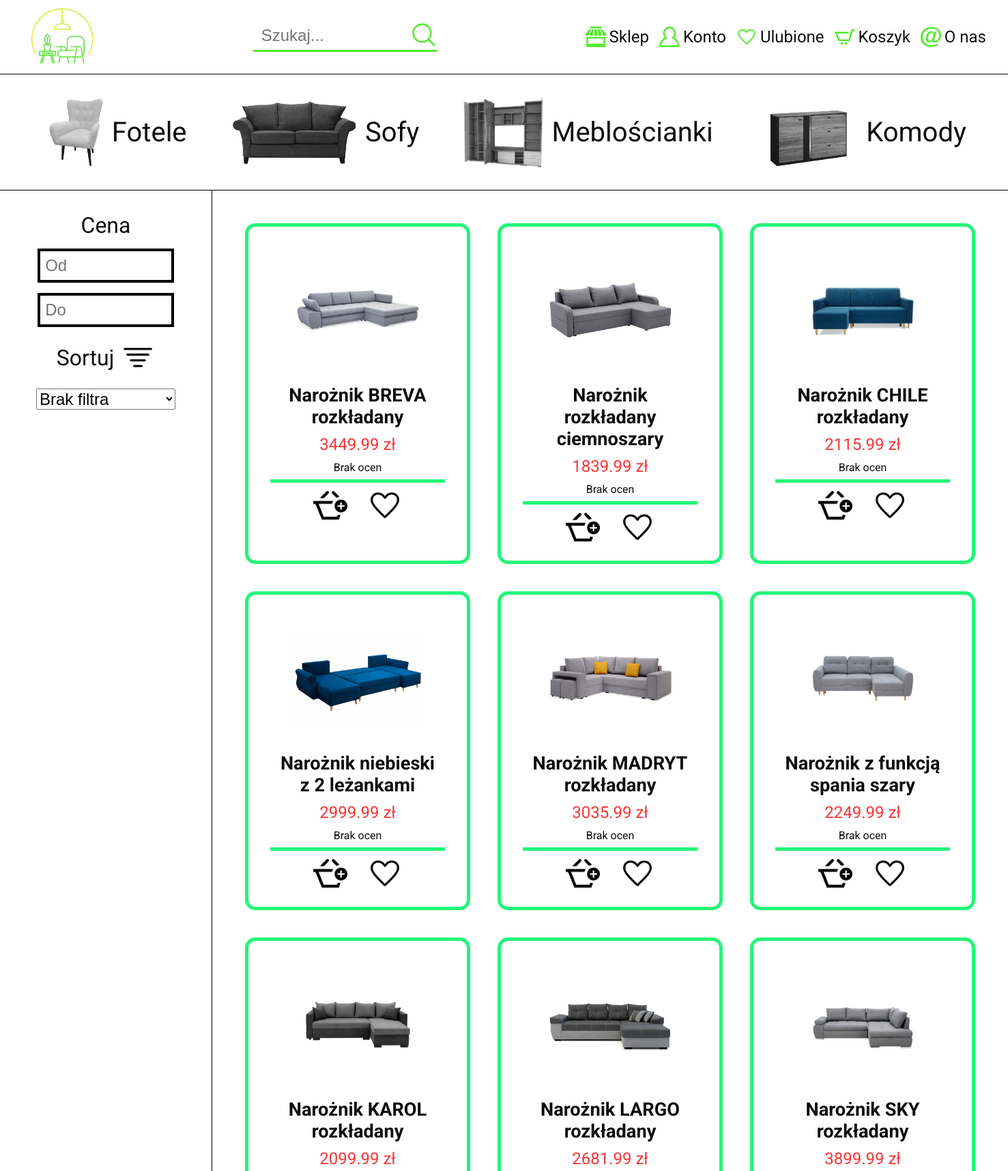
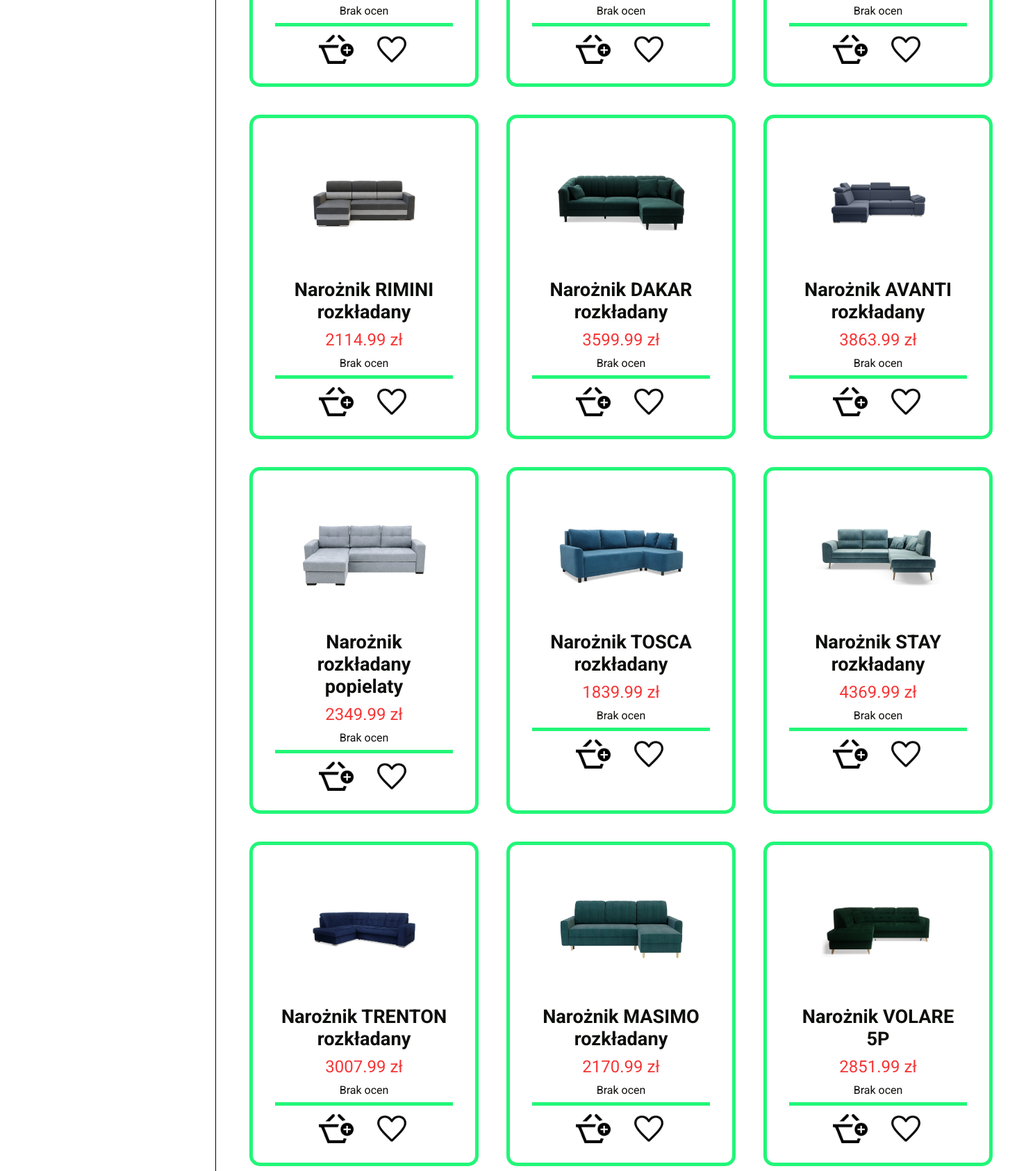
Page /sklep?kat=kanapy (upper part) on the committed database (2 pictures, top to bottom).
### tables this page shows
CREATE TABLE `produkty` (
  `id` int(11) NOT NULL,
  `nazwa` varchar(255) NOT NULL,
  `kategoria` varchar(255) NOT NULL,
  `opis` text NOT NULL DEFAULT 'Lorem ipsum, dolor sit amet consectetur adipisicing elit. Aspernatur vero animi incidunt blanditiis iure amet nihil. Ipsa nihil facilis architecto numquam accusantium. Error cum obcaecati fuga aliquid labore voluptatem sequi!',
  `cena` float NOT NULL,
  `poprzednia_cena` float DEFAULT NULL,
  `data_wypuszczenia` datetime NOT NULL DEFAULT current_timestamp()
);

### store.php (the view, shortened to what this page needs)
<?php
    require_once 'inc/connection.php';
    if(isset($_SESSION['user_id'])&&isset($_COOKIE['token'])){
        if(authorize_user($_SESSION['user_id'],$_COOKIE['PHPSESSID'],$_COOKIE['token'],$con)){
            $zalogowano = true;
        }
        else{
            $zalogowano = false;
        }
    }
    else{
        $zalogowano = false;
    }
    if(isset($_GET['kat'])&&$_GET['kat']!==''){
        $kat = htmlentities($_GET['kat'],ENT_QUOTES);
    }
?>
<!DOCTYPE html>
<html lang="pl">
<head>
    <link rel="stylesheet" href="css/generic.css">
    <link rel="stylesheet" href="css/store.css">
</head>
<body>
<?php include 'inc/header_noform.php';?>
    <div class="pasek-wyboru">
        <a href="sklep?kat=fotele" class="pasek__link <?php if($kat==='fotele'){echo 'pasek__link--active';} ?>">
            <img src="img/products/kategorie/fotele.png" alt="fotel" class="pasek__link__img">
            <p class="pasek__link__text">Fotele</p>
        </a>
        <a href="sklep?kat=sofy" class="pasek__link <?php if($kat==='sofy'){echo 'pasek__link--active';} ?>">
            <img src="img/products/kategorie/sofy.png" alt="sofa" class="pasek__link__img">
            <p class="pasek__link__text">Sofy</p>
        </a>
        <a href="sklep?kat=mebloscianki" class="pasek__link <?php if($kat==='mebloscianki'){echo 'pasek__link--active';} ?>">
            <img src="img/products/kategorie/mebloscianki.png" alt="mebloscianka" class="pasek__link__img">
            <p class="pasek__link__text">Meblościanki</p>
        </a>
        <a href="sklep?kat=komody" class="pasek__link <?php if($kat==='komody'){echo 'pasek__link--active';} ?>">
            <img src="img/products/kategorie/komody.png" alt="komoda" class="pasek__link__img">
            <p class="pasek__link__text">Komody</p>
        </a>
    </div>
    <div class="main">
        <aside class="aside">
            <div class="cena">
                <p class="cena__heading">Cena</p>
                <input min="0" type="number" class="cena__input" placeholder="Od">
                <input min="0" type="number" class="cena__input" placeholder="Do">
            </div>
            <label for="sortuj" class="sortuj-label">Sortuj <img src="img/icons/filtr-icon.png" alt="sortuj" class="sortuj-label__icon"></label>
            <select id="sortuj" class="sortuj">
                <option value="0" selected>Brak filtra</option>
            </select>
        </aside>
        <main class="produkty">
            <?php
                if(isset($_GET['fraza'])&&!isset($_GET['kat'])&&$_GET['fraza']!==''){
                    $fraza = htmlentities($_GET['fraza'], ENT_QUOTES);
                    $query = "SELECT * FROM produkty WHERE nazwa LIKE '%$fraza%'";
                    if($result = $con->query($query)){
                        if($result->num_rows>0){
                            $wyniki = $result->fetch_all(MYSQLI_ASSOC);
                            shuffle($wyniki);
                            foreach($wyniki as $produkt){
                                if($zalogowano){
                                    $id_produktu = $produkt['id'];
                                    $user_id = $_SESSION['user_id'];
                                    $query = "SELECT id FROM koszyki WHERE user_id='$user_id' AND id_produktu='$id_produktu'";
                                    if($result = $con->query($query)){
                                        if($result->num_rows===0){
                                            $koszyk = 'add-to-cart-icon.png';
                                        }
                                        else{
                                            $koszyk = 'delete-from-cart-icon.png';
                                        }
                                    }
                                    else{
                                        exit();
                                    }
                                }else{
                                    $koszyk = 'add-to-cart-icon.png';
                                }
                                $query = "SELECT AVG(liczba_gwiazdek) as srednia FROM komentarze WHERE id_produktu='$id_produktu'";
                                if($result = $con->query($query)){
                                    $result = $result->fetch_assoc();
                                    if(is_null($result['srednia'])){
                                        $gwiazdki_string = 'Brak ocen';
                                    }
                                    else{
                                        $gwiazdki = [
                                            '<img src="img/icons/empty-star-icon.png" alt="gwiazdka" class="produkt__gwiazdki__star">',
                                            '<img src="img/icons/empty-star-icon.png" alt="gwiazdka" class="produkt__gwiazdki__star">',
                                            '<img src="img/icons/empty-star-icon.png" alt="gwiazdka" class="produkt__gwiazdki__star">',
                                            '<img src="img/icons/empty-star-icon.png" alt="gwiazdka" class="produkt__gwiazdki__star">',
                                            '<img src="img/icons/empty-star-icon.png" alt="gwiazdka" class="produkt__gwiazdki__star">'
                                        ];
                                        for($i=0;$i<=round($result['srednia'])-1;$i++){
                                            $gwiazdki[$i] = '<img src="img/icons/filled-star-icon.png" alt="gwiazdka" class="produkt__gwiazdki__star">';
                                        }
                                        $gwiazdki_string = '';
                                        foreach($gwiazdki as $gwiazdka){
                                            $gwiazdki_string.=$gwiazdka;
                                        }
                                    }
                                }
                                else{
                                    exit();
                                }
                                echo '<div class="produkt">';
                                echo    '<div class="produkt__top">';
                                echo        '<img src="img/products/'.$produkt['kategoria'].'/'.$produkt['nazwa'].'.png" alt="'.$produkt['nazwa'].'" class="produkt__img">';
                                echo        '<a href="produkt?id='.$produkt['id'].'" class="produkt__nazwa">'.$produkt['nazwa'].'</a>';
                                            if(!is_null($produkt['poprzednia_cena'])){
                                                echo '<p class="produkt__cena"><span class="produkt__cena__previous">'.$produkt['poprzednia_cena'].' zł</span>'.$produkt['cena'].' zł</p>';
                                            }
                                            else{
                                                echo '<p class="produkt__cena">'.$produkt['cena'].' zł</p>';
                                            }
                                echo        '<div class="produkt__gwiazdki">';
                                echo            $gwiazdki_string;
                                echo        '</div>';
                                echo    '</div>';
                                echo    '<div class="produkt__bottom">';
                                echo        '<img onclick="dodajDoKoszyka(event,'.$produkt['id'].')" src="img/icons/'.$koszyk.'" alt="dodaj do koszyka" class="produkt__bottom__icon">';
                                echo        '<img onclick="dodajDoUlubionych(event,'.$produkt['id'].')" src="img/icons/heart-icon.png" alt="serce" class="produkt__bottom__icon">';
                                echo    '</div>';
                                echo '</div>';
                            }
                        }
                        else{
                            echo '<div class="brak-wynikow">Nie znaleziono produktów</div>';
                        }
                    }
                    else{
                        exit();
                    }
                }
                else if(!isset($_GET['fraza'])&&isset($_GET['kat'])&&$_GET['kat']!==''){
                    $query = "SELECT * FROM produkty WHERE kategoria='$kat'";
                    if($result = $con->query($query)){
                        if($result->num_rows>0){
                            $wyniki = $result->fetch_all(MYSQLI_ASSOC);
                            shuffle($wyniki);
                            foreach($wyniki as $produkt){
                                $id_produktu = $produkt['id'];
                                $query = "SELECT AVG(liczba_gwiazdek) as srednia FROM komentarze WHERE id_produktu='$id_produktu'";
                                if($result = $con->query($query)){
                                    $result = $result->fetch_assoc();
                                    if(is_null($result['srednia'])){
                                        $gwiazdki_string = 'Brak ocen';
                                    }
                                }
                                else{
                                    exit();
                                }
                                echo '<div class="produkt">';
                                echo    '<div class="produkt__top">';
                                echo        '<img src="img/products/'.$produkt['kategoria'].'/'.$produkt['nazwa'].'.png" alt="'.$produkt['nazwa'].'" class="produkt__img">';
                                echo        '<a href="produkt?id='.$produkt['id'].'" class="produkt__nazwa">'.$produkt['nazwa'].'</a>';
                                            if(!is_null($produkt['poprzednia_cena'])){
                                                echo '<p class="produkt__cena"><span class="produkt__cena__previous">'.$produkt['poprzednia_cena'].' zł</span>'.$produkt['cena'].' zł</p>';
                                            }
                                            else{
                                                echo '<p class="produkt__cena">'.$produkt['cena'].' zł</p>';
                                            }
                                echo        '<div class="produkt__gwiazdki">';
                                echo            $gwiazdki_string;
                                echo        '</div>';
                                echo    '</div>';
                                echo    '<div class="produkt__bottom">';
                                echo        '<img onclick="dodajDoKoszyka(event,'.$produkt['id'].')" src="img/icons/add-to-cart-icon.png" alt="dodaj do koszyka" class="produkt__bottom__icon">';
                                echo        '<img onclick="dodajDoUlubionych(event,'.$produkt['id'].')" src="img/icons/heart-icon.png" alt="serce" class="produkt__bottom__icon">';
                                echo    '</div>';
                                echo '</div>';
                            }
                        }
                        else{
                            exit();
                        }
                    }
                    else{
                        exit();
                    }
                }
            ?>
        </main>
    </div>
</body>
</html>

### css/generic.css (style rules this page uses)
*,*::before,*::after { box-sizing: border-box; }
:root { --primary:#53EB2D; --primary-hover:#42DA1C; --secondary:#E0F522; --secondary-hover:#D0E411; --thirdary:#22F678; --thirdary-hover:#11E567; --black:#0D0F0C; --black-70:rgba(13,15,12,.7); }
body { margin: 0; color:var(--black); font-family: Roboto, 'sans-serif'; }
a { text-decoration: none; color:inherit; }
p { margin: 0; }
.produkt { border: 5px solid var(--thirdary); padding:1em 2em; border-radius: 15px; width:330px; }
.produkt__top { display: flex; flex-direction: column; align-items: center; gap:10px; padding:.5em; }
.produkt__img { height: 197px; width:197px; object-fit: contain; object-position: center; }
.produkt__nazwa { font-size: 1.7rem; font-weight: bold; text-align: center; }
.produkt__cena { font-size: 1.5rem; color:#f63636; }
.produkt__gwiazdki { display: flex; align-items: center; gap:2.5px; }
.produkt__bottom { display: flex; align-items: center; justify-content: center; gap:30px; padding: .5em; border-top: 5px solid var(--thirdary); }
.produkt__bottom__icon { width:50px; cursor: pointer; }

### css/store.css (style rules this page uses)
.pasek-wyboru { display: flex; align-content: center; gap:4em; padding:2em 4em; overflow-x: scroll; border-bottom: 1px solid black; }
.pasek__link { display: flex; align-items: center; gap:10px; }
.pasek__link__img { height:105px; filter: saturate(0); transition: filter 100ms ease-in-out; }
.pasek__link__text { font-size: 2.5rem; }
.main { display: flex; }
.aside { border-right: 1px solid black; padding: 2em 3em; display: flex; flex-direction: column; align-items: center; gap:20px; flex-basis: 25%; }
.cena { display: flex; flex-direction: column; align-items: center; gap:15px; }
.cena__heading { font-size: 2rem; }
.cena__input { font-size: 1.5rem; width:200px; border: 4px solid black; padding:.3em; }
.sortuj-label { font-size: 2rem; display: flex; align-items: center; gap:10px; }
.sortuj-label__icon { width:50px; }
.sortuj { font-size: 1.5rem; }
.produkty:not(:has(.brak-wynikow)) { padding:3em; display: grid; justify-items: center; grid-template-columns: repeat(3,1fr); gap:40px; flex-basis: 70%; margin: 0 auto; }
@media (max-width:1700px) { .produkty { grid-template-columns: repeat(2,1fr); } }

### rows in the picture
produkty: kategoria+nazwa (picture), nazwa "Narożnik BREVA rozkładany", cena "3449.99", gwiazdki_string "Brak ocen"
produkty: kategoria+nazwa (picture), nazwa "Narożnik rozkładany ciemnoszary", cena "1839.99", gwiazdki_string "Brak ocen"
produkty: kategoria+nazwa (picture), nazwa "Narożnik CHILE rozkładany", cena "2115.99", gwiazdki_string "Brak ocen"
produkty: kategoria+nazwa (picture), nazwa "Narożnik niebieski z 2 leżankami", cena "2999.99", gwiazdki_string "Brak ocen"
produkty: kategoria+nazwa (picture), nazwa "Narożnik MADRYT rozkładany", cena "3035.99", gwiazdki_string "Brak ocen"
produkty: kategoria+nazwa (picture), nazwa "Narożnik z funkcją spania szary", cena "2249.99", gwiazdki_string "Brak ocen"
produkty: kategoria+nazwa (picture), nazwa "Narożnik KAROL rozkładany", cena "2099.99", gwiazdki_string "Brak ocen"
produkty: kategoria+nazwa (picture), nazwa "Narożnik LARGO rozkładany", cena "2681.99", gwiazdki_string "Brak ocen"
produkty: kategoria+nazwa (picture), nazwa "Narożnik SKY rozkładany", cena "3899.99", gwiazdki_string "Brak ocen"
produkty: kategoria+nazwa (picture), nazwa "Narożnik RIMINI rozkładany", cena "2114.99", gwiazdki_string "Brak ocen"
produkty: kategoria+nazwa (picture), nazwa "Narożnik DAKAR rozkładany", cena "3599.99", gwiazdki_string "Brak ocen"
produkty: kategoria+nazwa (picture), nazwa "Narożnik AVANTI rozkładany", cena "3863.99", gwiazdki_string "Brak ocen"
produkty: kategoria+nazwa (picture), nazwa "Narożnik rozkładany popielaty", cena "2349.99", gwiazdki_string "Brak ocen"
produkty: kategoria+nazwa (picture), nazwa "Narożnik TOSCA rozkładany", cena "1839.99", gwiazdki_string "Brak ocen"
produkty: kategoria+nazwa (picture), nazwa "Narożnik STAY rozkładany", cena "4369.99", gwiazdki_string "Brak ocen"
produkty: kategoria+nazwa (picture), nazwa "Narożnik TRENTON rozkładany", cena "3007.99", gwiazdki_string "Brak ocen"
produkty: kategoria+nazwa (picture), nazwa "Narożnik MASIMO rozkładany", cena "2170.99", gwiazdki_string "Brak ocen"
produkty: kategoria+nazwa (picture), nazwa "Narożnik VOLARE 5P", cena "2851.99", gwiazdki_string "Brak ocen"
